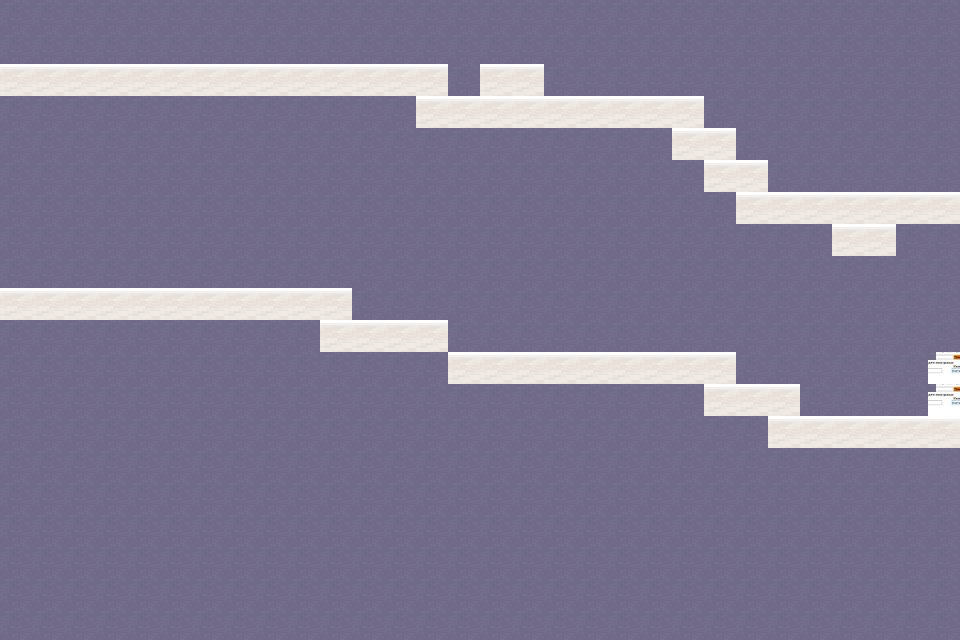

A level layout from a 2D game, rendered from its tile map. Below: a short description, then the map file with its tile-grid data intact:
An orthogonal 30x20 tile map with 32x32 px tiles, 1 tile layer (Слой тайлов 1).

<map version="1.10" tiledversion="1.10.2" orientation="orthogonal" renderorder="right-down" width="30" height="20" tilewidth="32" tileheight="32" infinite="0" nextlayerid="2" nextobjectid="1">
 <tileset firstgid="1" source="Снимок экрана (11).tsx" />
 <layer id="1" name="Слой тайлов 1" width="30" height="20">
  <data encoding="csv">
1,1,1,1,1,1,1,1,1,1,1,1,1,1,1,1,1,1,1,1,1,1,1,1,1,1,1,1,1,1,
1,1,1,1,1,1,1,1,1,1,1,1,1,1,1,1,1,1,1,1,1,1,1,1,1,1,1,1,1,1,
7,7,7,7,7,7,7,7,7,7,7,7,7,7,1,7,7,1,1,1,1,1,1,1,1,1,1,1,1,1,
1,1,1,1,1,1,1,1,1,1,1,1,1,7,7,7,7,7,7,7,7,7,1,1,1,1,1,1,1,1,
1,1,1,1,1,1,1,1,1,1,1,1,1,1,1,1,1,1,1,1,1,7,7,1,1,1,1,1,1,1,
1,1,1,1,1,1,1,1,1,1,1,1,1,1,1,1,1,1,1,1,1,1,7,7,1,1,1,1,1,1,
1,1,1,1,1,1,1,1,1,1,1,1,1,1,1,1,1,1,1,1,1,1,1,7,7,7,7,7,7,7,
1,1,1,1,1,1,1,1,1,1,1,1,1,1,1,1,1,1,1,1,1,1,1,1,1,1,7,7,1,1,
1,1,1,1,1,1,1,1,1,1,1,1,1,1,1,1,1,1,1,1,1,1,1,1,1,1,1,1,1,1,
7,7,7,7,7,7,7,7,7,7,7,1,1,1,1,1,1,1,1,1,1,1,1,1,1,1,1,1,1,1,
1,1,1,1,1,1,1,1,1,1,7,7,7,7,1,1,1,1,1,1,1,1,1,1,1,1,1,1,1,1,
1,1,1,1,1,1,1,1,1,1,1,1,1,1,7,7,7,7,7,7,7,7,7,1,1,1,1,1,1,5,
1,1,1,1,1,1,1,1,1,1,1,1,1,1,1,1,1,1,1,1,1,1,7,7,7,1,1,1,1,5,
1,1,1,1,1,1,1,1,1,1,1,1,1,1,1,1,1,1,1,1,1,1,1,1,7,7,7,7,7,7,
1,1,1,1,1,1,1,1,1,1,1,1,1,1,1,1,1,1,1,1,1,1,1,1,1,1,1,1,1,1,
1,1,1,1,1,1,1,1,1,1,1,1,1,1,1,1,1,1,1,1,1,1,1,1,1,1,1,1,1,1,
1,1,1,1,1,1,1,1,1,1,1,1,1,1,1,1,1,1,1,1,1,1,1,1,1,1,1,1,1,1,
1,1,1,1,1,1,1,1,1,1,1,1,1,1,1,1,1,1,1,1,1,1,1,1,1,1,1,1,1,1,
1,1,1,1,1,1,1,1,1,1,1,1,1,1,1,1,1,1,1,1,1,1,1,1,1,1,1,1,1,1,
1,1,1,1,1,1,1,1,1,1,1,1,1,1,1,1,1,1,1,1,1,1,1,1,1,1,1,1,1,1
</data>
 </layer>
</map>
